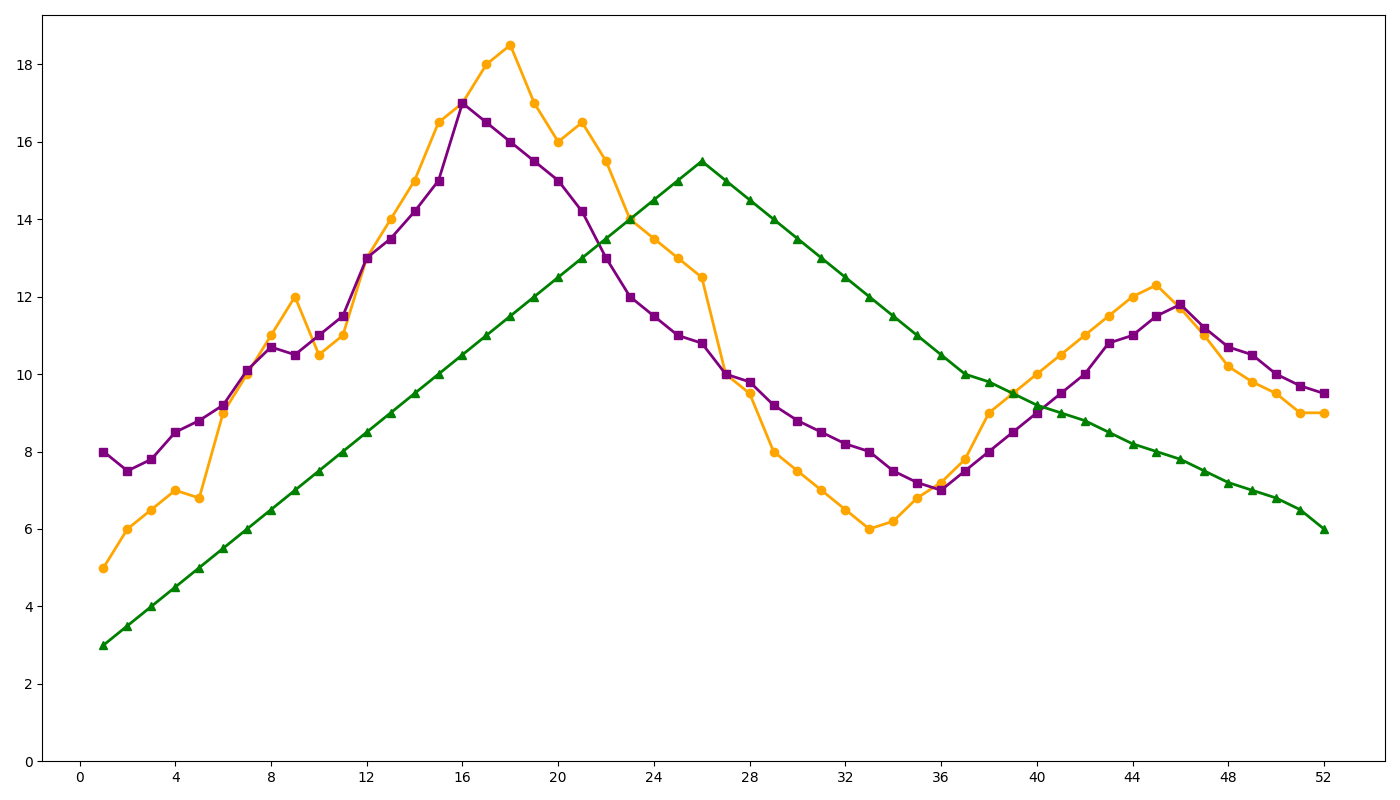

This chart was generated by the following Python code:
import matplotlib.pyplot as plt
import numpy as np

weeks = np.arange(1, 53)

spring_park_visitors = [
    5, 6, 6.5, 7, 6.8, 9, 10, 11, 12, 10.5, 11, 13, 14, 15, 16.5,
    17, 18, 18.5, 17, 16, 16.5, 15.5, 14, 13.5, 13, 12.5, 10, 9.5,
    8, 7.5, 7, 6.5, 6, 6.2, 6.8, 7.2, 7.8, 9, 9.5, 10, 10.5, 11,
    11.5, 12, 12.3, 11.7, 11, 10.2, 9.8, 9.5, 9, 9
]

ocean_park_visitors = [
    8, 7.5, 7.8, 8.5, 8.8, 9.2, 10.1, 10.7, 10.5, 11, 11.5, 13, 13.5,
    14.2, 15, 17, 16.5, 16, 15.5, 15, 14.2, 13, 12, 11.5, 11, 10.8,
    10, 9.8, 9.2, 8.8, 8.5, 8.2, 8, 7.5, 7.2, 7, 7.5, 8, 8.5, 9,
    9.5, 10, 10.8, 11, 11.5, 11.8, 11.2, 10.7, 10.5, 10, 9.7, 9.5
]

mountain_park_visitors = [
    3, 3.5, 4, 4.5, 5, 5.5, 6, 6.5, 7, 7.5, 8, 8.5, 9, 9.5, 10,
    10.5, 11, 11.5, 12, 12.5, 13, 13.5, 14, 14.5, 15, 15.5, 15, 
    14.5, 14, 13.5, 13, 12.5, 12, 11.5, 11, 10.5, 10, 9.8, 9.5,
    9.2, 9, 8.8, 8.5, 8.2, 8, 7.8, 7.5, 7.2, 7, 6.8, 6.5, 6
]

fig, ax = plt.subplots(figsize=(14, 8))

ax.plot(weeks, spring_park_visitors, marker='o', color='orange', linewidth=2)
ax.plot(weeks, ocean_park_visitors, marker='s', color='purple', linewidth=2)
ax.plot(weeks, mountain_park_visitors, marker='^', color='green', linewidth=2)

ax.set_xticks(np.arange(0, 53, 4))
ax.set_yticks(np.arange(0, 20, 2))

plt.tight_layout()
plt.show()
